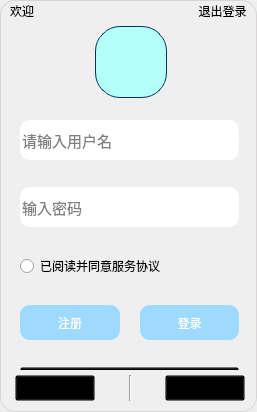
<?xml version="1.0" encoding="UTF-8"?>
<ui version="4.0">
 <class>DLogin</class>
 <widget class="QDialog" name="DLogin">
  <property name="geometry">
   <rect>
    <x>0</x>
    <y>0</y>
    <width>257</width>
    <height>412</height>
   </rect>
  </property>
  <property name="windowTitle">
   <string>Dialog</string>
  </property>
  <property name="styleSheet">
   <string notr="true">QDialog {
    border: 1px solid #D6D4D4; 
	border-radius: 15px;
}

QToolButton{
	background-color: rgba(0, 0, 0,0);
	border: none;
}


QLabel#profile_label{
	background-color: rgb(255, 255, 255);
	border-radius: 45px;
}

QLineEdit{
	border: none;
	border-radius: 10px;
}

QPushButton{
	background-color: rgba(0, 0, 0, 0);
}

QPushButton#loginBtn{
	background-color: rgb(158, 218, 255);
	color: rgb(255, 255, 255);
	border: none;
	border-radius: 10px;
}

QPushButton#registerBtn{
	background-color: rgb(158, 218, 255);
	color: rgb(255, 255, 255);
	border: none;
	border-radius: 10px;
}</string>
  </property>
  <widget class="QWidget" name="center_widget" native="true">
   <property name="geometry">
    <rect>
     <x>10</x>
     <y>0</y>
     <width>241</width>
     <height>401</height>
    </rect>
   </property>
   <property name="sizePolicy">
    <sizepolicy hsizetype="Preferred" vsizetype="Expanding">
     <horstretch>0</horstretch>
     <verstretch>0</verstretch>
    </sizepolicy>
   </property>
   <layout class="QVBoxLayout" name="verticalLayout" stretch="1,2,6,0">
    <property name="spacing">
     <number>5</number>
    </property>
    <property name="leftMargin">
     <number>0</number>
    </property>
    <property name="topMargin">
     <number>0</number>
    </property>
    <property name="rightMargin">
     <number>0</number>
    </property>
    <property name="bottomMargin">
     <number>0</number>
    </property>
    <item>
     <layout class="QHBoxLayout" name="horizontalLayout_1">
      <item>
       <widget class="QLabel" name="statusLabel">
        <property name="text">
         <string>欢迎</string>
        </property>
       </widget>
      </item>
      <item>
       <widget class="QToolButton" name="exit_toolButton">
        <property name="text">
         <string>退出登录</string>
        </property>
        <property name="iconSize">
         <size>
          <width>36</width>
          <height>36</height>
         </size>
        </property>
       </widget>
      </item>
     </layout>
    </item>
    <item>
     <layout class="QHBoxLayout" name="horizontalLayout_2">
      <item>
       <spacer name="horizontalSpacer_2">
        <property name="orientation">
         <enum>Qt::Orientation::Horizontal</enum>
        </property>
        <property name="sizeHint" stdset="0">
         <size>
          <width>40</width>
          <height>20</height>
         </size>
        </property>
       </spacer>
      </item>
      <item>
       <widget class="QPushButton" name="avatar_pushButton">
        <property name="styleSheet">
         <string notr="true">QPushButton {
    color: #003366;
    background-color: #B5FFFA;  
    border: 1px solid #003366; 
    border-radius: 25px; 
    padding: 10px;  
    width: 50px; 
    height: 50px;
    text-align: center; 
}
</string>
        </property>
        <property name="text">
         <string/>
        </property>
       </widget>
      </item>
      <item>
       <spacer name="horizontalSpacer">
        <property name="orientation">
         <enum>Qt::Orientation::Horizontal</enum>
        </property>
        <property name="sizeHint" stdset="0">
         <size>
          <width>40</width>
          <height>20</height>
         </size>
        </property>
       </spacer>
      </item>
     </layout>
    </item>
    <item>
     <layout class="QVBoxLayout" name="horizontalLayout_3">
      <property name="spacing">
       <number>10</number>
      </property>
      <item>
       <widget class="QWidget" name="loginwidget" native="true">
        <widget class="QWidget" name="verticalLayoutWidget">
         <property name="geometry">
          <rect>
           <x>10</x>
           <y>10</y>
           <width>219</width>
           <height>298</height>
          </rect>
         </property>
         <layout class="QVBoxLayout" name="verticalLayout_2">
          <property name="spacing">
           <number>20</number>
          </property>
          <item>
           <widget class="QLineEdit" name="username">
            <property name="minimumSize">
             <size>
              <width>0</width>
              <height>40</height>
             </size>
            </property>
            <property name="font">
             <font>
              <pointsize>11</pointsize>
             </font>
            </property>
            <property name="placeholderText">
             <string>请输入用户名</string>
            </property>
           </widget>
          </item>
          <item>
           <widget class="QLineEdit" name="password">
            <property name="minimumSize">
             <size>
              <width>0</width>
              <height>40</height>
             </size>
            </property>
            <property name="font">
             <font>
              <pointsize>11</pointsize>
             </font>
            </property>
            <property name="placeholderText">
             <string>输入密码</string>
            </property>
           </widget>
          </item>
          <item>
           <widget class="QRadioButton" name="radioButton">
            <property name="text">
             <string>已阅读并同意服务协议</string>
            </property>
           </widget>
          </item>
          <item>
           <layout class="QHBoxLayout" name="horizontalLayout">
            <item>
             <widget class="QPushButton" name="registerBtn">
              <property name="enabled">
               <bool>false</bool>
              </property>
              <property name="minimumSize">
               <size>
                <width>0</width>
                <height>35</height>
               </size>
              </property>
              <property name="text">
               <string>注册</string>
              </property>
             </widget>
            </item>
            <item>
             <widget class="QPushButton" name="loginBtn">
              <property name="enabled">
               <bool>false</bool>
              </property>
              <property name="minimumSize">
               <size>
                <width>0</width>
                <height>35</height>
               </size>
              </property>
              <property name="text">
               <string>登录</string>
              </property>
             </widget>
            </item>
           </layout>
          </item>
          <item>
           <widget class="QPushButton" name="login_pushButton_2">
            <property name="enabled">
             <bool>false</bool>
            </property>
            <property name="minimumSize">
             <size>
              <width>0</width>
              <height>35</height>
             </size>
            </property>
            <property name="text">
             <string>注册</string>
            </property>
           </widget>
          </item>
         </layout>
        </widget>
       </widget>
      </item>
     </layout>
    </item>
    <item>
     <layout class="QHBoxLayout" name="horizontalLayout_4">
      <property name="spacing">
       <number>0</number>
      </property>
      <item>
       <spacer name="horizontalSpacer_3">
        <property name="orientation">
         <enum>Qt::Orientation::Horizontal</enum>
        </property>
        <property name="sizeHint" stdset="0">
         <size>
          <width>40</width>
          <height>20</height>
         </size>
        </property>
       </spacer>
      </item>
      <item>
       <widget class="QPushButton" name="resiger_pushButton">
        <property name="text">
         <string>隐私政策</string>
        </property>
       </widget>
      </item>
      <item>
       <widget class="Line" name="line">
        <property name="minimumSize">
         <size>
          <width>70</width>
          <height>0</height>
         </size>
        </property>
        <property name="orientation">
         <enum>Qt::Orientation::Vertical</enum>
        </property>
       </widget>
      </item>
      <item>
       <widget class="QPushButton" name="forget_pushButton">
        <property name="text">
         <string>忘记密码</string>
        </property>
       </widget>
      </item>
      <item>
       <spacer name="horizontalSpacer_4">
        <property name="orientation">
         <enum>Qt::Orientation::Horizontal</enum>
        </property>
        <property name="sizeHint" stdset="0">
         <size>
          <width>40</width>
          <height>20</height>
         </size>
        </property>
       </spacer>
      </item>
     </layout>
    </item>
   </layout>
  </widget>
 </widget>
 <tabstops>
  <tabstop>avatar_pushButton</tabstop>
  <tabstop>username</tabstop>
  <tabstop>password</tabstop>
  <tabstop>radioButton</tabstop>
  <tabstop>registerBtn</tabstop>
  <tabstop>loginBtn</tabstop>
  <tabstop>resiger_pushButton</tabstop>
  <tabstop>forget_pushButton</tabstop>
  <tabstop>login_pushButton_2</tabstop>
  <tabstop>exit_toolButton</tabstop>
 </tabstops>
 <resources/>
 <connections/>
</ui>
